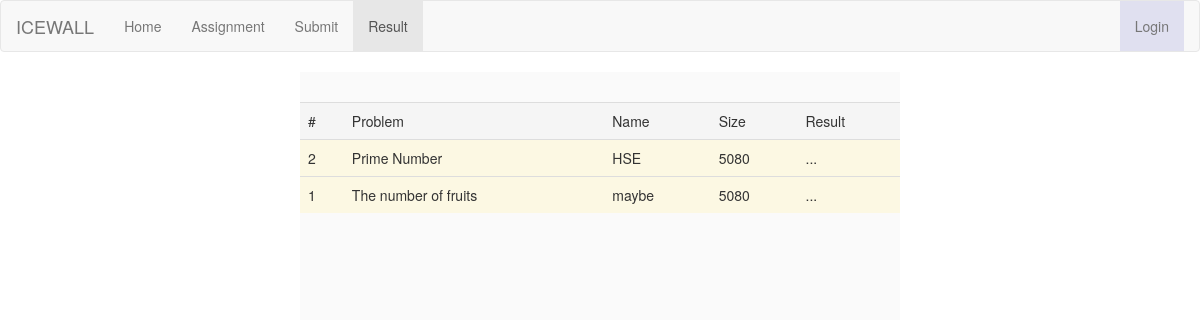
The app's page /results, older data.
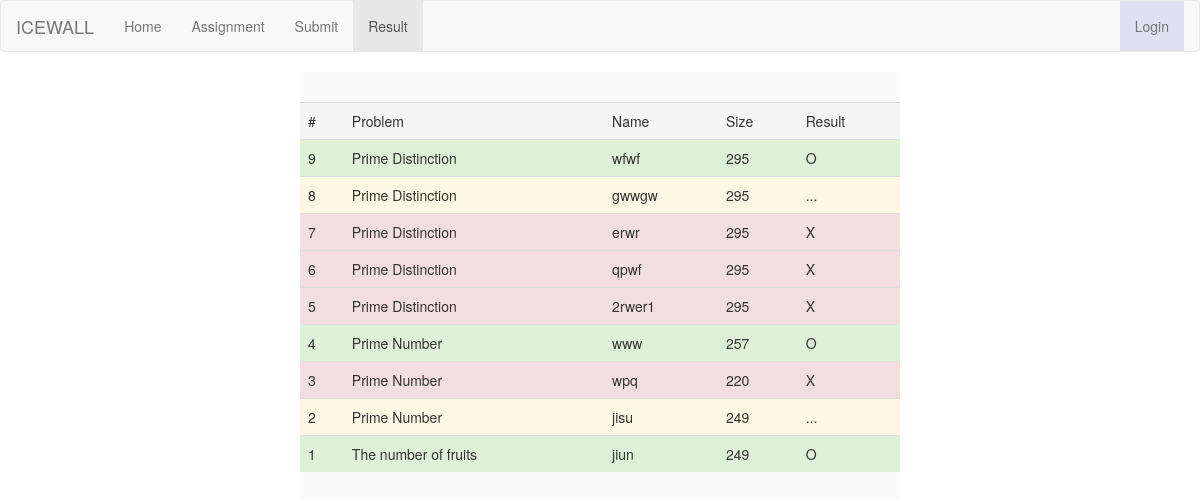
The same page, newer data.
### tables this page shows
CREATE TABLE submissions (
  id integer primary key autoincrement,
  user_name string not null,
  file_name string not null,
  problem_id integer not null,
  size integer default 0,
  process integer default 0,
  score integer default 0,
  stamp string not null
);

### app.py (the view)
@app.route("/results")
def _results():
  return render_template('results.html', now="result", results=get_results())

### app.py (called while the page is built)
def get_results():
  fetch_process()
  results = []
  for result in query_db('select * from submissions order by id desc'):
    result_dic = {}
    for (column, value) in zip(SUBMISSION_COLUMN, result):
      result_dic[column] = value
    result_dic['problem_name'] = get_problem_name(result_dic['problem_id'])
    result_dic['result'] = SUBMISSION_COLOR[result_dic['process']]
    results.append(result_dic)
  return results

def get_problem(id):
  return os.listdir(PROBLEM_FOLDER)[id]

def get_problem_name(id):
  return get_problem(id).split('.')[2]

def fetch_process():
  while not queue_result.empty():
    result = queue_result.get()
    query_db('UPDATE submissions SET process=%d WHERE id=%d' % (result['process'], result['id']), (), True)

def get_db():
  top = _app_ctx_stack.top
  if not hasattr(top, 'sqlite_db'):
    top.sqlite_db = sqlite3.connect(DATABASE)
  return top.sqlite_db

def query_db(query, args=(), commit=False, one=False):
  db = get_db()
  cur = db.execute(query, args)
  if commit:
    db.commit()
  rv = cur.fetchall()
  cur.close()
  return (rv[0] if rv else None) if one else rv

@app.teardown_appcontext
def close_connection(exception):
  top = _app_ctx_stack.top
  if hasattr(top, 'sqlite_db'):
    top.sqlite_db.close()

### templates/results.html
{% extends "layout.html" %}
{% block body %}
<table class="table table-hover">
  <tr class="active">
    <td>#</td>
    <td>Problem</td>
    <td>Name</td>
    <td>Size</td>
    <td>Result</td>
  </tr>
  {% for result in results %}
    <tr class={{ result.result }}>
      <td>{{ result.id }}</td>
      <td>{{ result.problem_name }}</td>
      <td>{{ result.user_name }}</td>
      <td>{{ result.size }}</td>
      <td>{{ result.process == 0 and "..." or result.process == 1 and "X" or "O" }}</td>
    </tr>
  {% endfor %}
</table>
{% endblock %}

### templates/layout.html (shortened to what this page needs)
<!doctype html>
<head>
  <link rel="stylesheet" href="http://maxcdn.bootstrapcdn.com/font-awesome/4.5.0/css/font-awesome.min.css">
  <link rel="stylesheet" href="http://maxcdn.bootstrapcdn.com/bootstrap/3.3.6/css/bootstrap.min.css">
  <link rel="stylesheet" type="text/css" href="{{ url_for('static', filename='css/style.css') }}">
</head>
<body>
  <nav class="navbar navbar-default">
    <div class="container-fluid">
      <div class="navbar-header">
        <a class="navbar-brand">ICEWALL</a>
      </div>
      <div class="collapse navbar-collapse" id="bs-example-navbar-collapse-1">
        <ul class="nav navbar-nav">
          <li {% if now=="home"%}class="active"{% endif %}>
            <a href="/">Home<span class="sr-only">(current)</span></a>
          </li>
          <li {% if now=="problem"%}class="active"{% endif %}>
            <a href="/problems">Assignment</a>
          </li>
          <li {% if now=="submit"%}class="active"{% endif %}>
            <a href="/submit">Submit</a>
          </li>
          <li {% if now=="result"%}class="active"{% endif %}>
            <a href="/results">Result</a>
          </li>
        </ul>
        <ul class="nav navbar-nav navbar-right">
          <li>
            {% if not session.signin %}
              <a id="login" href="/login">Login</a>
            {% else %}
              <a id="logout" href="/logout">Logout</a>a
            {% endif %}
          </li>
        </ul>
      </div>
    </div>
  </nav>
  <div class="content">
    {% block body %}
    {% endblock %}
  </div>
</body>

### static/css/style.css (style rules this page uses)
html,body { height: 100%; margin: 0px; padding: 0px; }
.navbar-right li a#login { background-color: #e0e0f0; }
.content { margin: 0px auto; background-color: #fafafa; width: 600px; height: 100%; padding-top: 30px; }

Row changes from the older to the newer data that the page shows:
added submissions: id "9", problem_name "Prime Distinction", user_name "wfwf", size "295", process "O"
added submissions: id "8", problem_name "Prime Distinction", user_name "gwwgw", size "295", process "..."
added submissions: id "7", problem_name "Prime Distinction", user_name "erwr", size "295", process "X"
added submissions: id "6", problem_name "Prime Distinction", user_name "qpwf", size "295", process "X"
added submissions: id "5", problem_name "Prime Distinction", user_name "2rwer1", size "295", process "X"
added submissions: id "4", problem_name "Prime Number", user_name "www", size "257", process "O"
added submissions: id "3", problem_name "Prime Number", user_name "wpq", size "220", process "X"
changed submissions id 2: user_name "HSE" → "jisu"; size "5080" → "249"
changed submissions id 1: user_name "maybe" → "jiun"; size "5080" → "249"; process "..." → "O"
